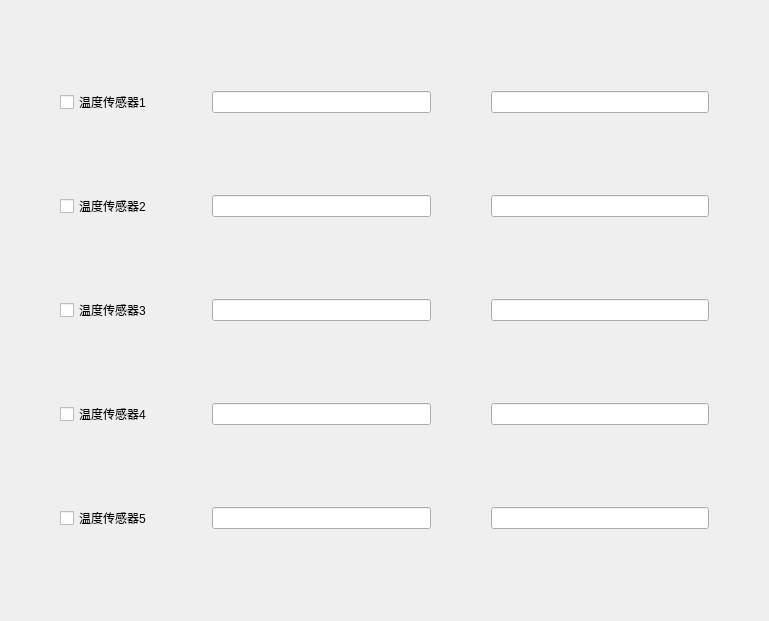
<?xml version="1.0" encoding="UTF-8"?>
<ui version="4.0">
 <class>TempSensorSetWidget</class>
 <widget class="QWidget" name="TempSensorSetWidget">
  <property name="geometry">
   <rect>
    <x>0</x>
    <y>0</y>
    <width>769</width>
    <height>621</height>
   </rect>
  </property>
  <property name="windowTitle">
   <string notr="true">Form</string>
  </property>
  <layout class="QGridLayout" name="gridLayout">
   <property name="leftMargin">
    <number>60</number>
   </property>
   <property name="topMargin">
    <number>40</number>
   </property>
   <property name="rightMargin">
    <number>60</number>
   </property>
   <property name="bottomMargin">
    <number>40</number>
   </property>
   <property name="horizontalSpacing">
    <number>60</number>
   </property>
   <property name="verticalSpacing">
    <number>30</number>
   </property>
   <item row="0" column="0">
    <widget class="QCheckBox" name="checkBox">
     <property name="text">
      <string notr="true">温度传感器1</string>
     </property>
    </widget>
   </item>
   <item row="0" column="1">
    <widget class="myLineEdit" name="nameEdit1"/>
   </item>
   <item row="0" column="2">
    <widget class="myLineEdit" name="lineEdit"/>
   </item>
   <item row="1" column="0">
    <widget class="QCheckBox" name="checkBox_2">
     <property name="text">
      <string notr="true">温度传感器2</string>
     </property>
    </widget>
   </item>
   <item row="1" column="1">
    <widget class="myLineEdit" name="nameEdit2"/>
   </item>
   <item row="1" column="2">
    <widget class="myLineEdit" name="lineEdit_2"/>
   </item>
   <item row="2" column="0">
    <widget class="QCheckBox" name="checkBox_3">
     <property name="text">
      <string notr="true">温度传感器3</string>
     </property>
    </widget>
   </item>
   <item row="2" column="1">
    <widget class="myLineEdit" name="nameEdit3"/>
   </item>
   <item row="2" column="2">
    <widget class="myLineEdit" name="lineEdit_3"/>
   </item>
   <item row="3" column="0">
    <widget class="QCheckBox" name="checkBox_4">
     <property name="text">
      <string notr="true">温度传感器4</string>
     </property>
    </widget>
   </item>
   <item row="3" column="1">
    <widget class="myLineEdit" name="nameEdit4"/>
   </item>
   <item row="3" column="2">
    <widget class="myLineEdit" name="lineEdit_4"/>
   </item>
   <item row="4" column="0">
    <widget class="QCheckBox" name="checkBox_5">
     <property name="text">
      <string notr="true">温度传感器5</string>
     </property>
    </widget>
   </item>
   <item row="4" column="1">
    <widget class="myLineEdit" name="nameEdit5"/>
   </item>
   <item row="4" column="2">
    <widget class="myLineEdit" name="lineEdit_5"/>
   </item>
  </layout>
 </widget>
 <customwidgets>
  <customwidget>
   <class>myLineEdit</class>
   <extends>QLineEdit</extends>
   <header location="global">mysortwidget/mylineedit.h</header>
  </customwidget>
 </customwidgets>
 <resources/>
 <connections/>
</ui>
